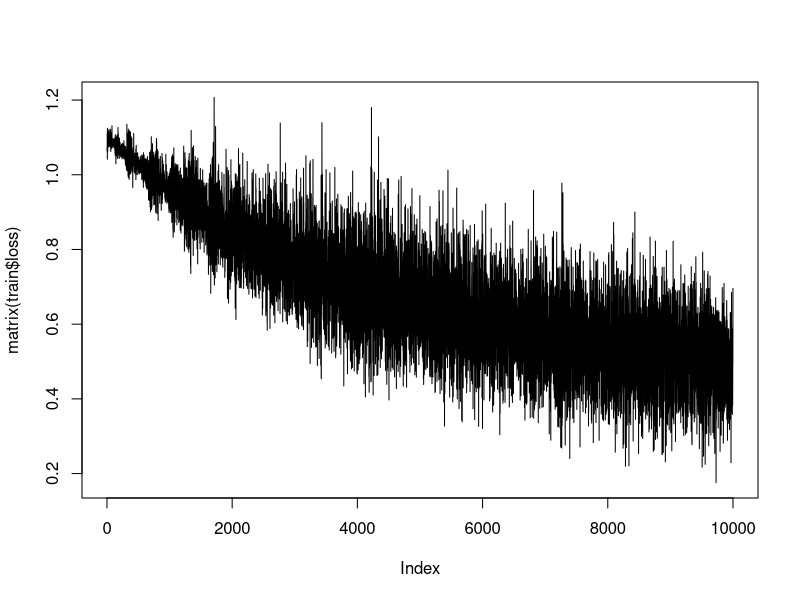

Here is the R script that generated this plot:
# Sophie Bata-Madden s2037949, Cameron Donnelly s2018520, Nala Krisnanda s2587290

#Contributions:
# Sophie:  33.3% 
# Cameron:  33.3%
# Nala: 33.3%

#### Code Overview:
# 
# 
# 

cross_entropy <- function(yhat, y) {
  k_true <- cbind(y, seq_along(y))
  return(-sum(log(yhat[k_true]))/length(y))
}

softmax <- function(mat) {
  exp_mat <- exp(mat)
  exp_mat_colsum <- colSums(exp_mat)
  return(t(t(exp_mat)/exp_mat_colsum))
}

relu <- function (mat){
  mat[which(mat<0)] <- 0
  return (mat)
}

#### Function:      netup
# Description: 
# Inputs:       
#     - d        - vector giving the number of nodes in each layer of a network

# Outputs: 
#     - h        - a list of nodes for each layer. 
#                  h[[l]] should be a vector of length d[l] which will contain the node values for layer l.
#     - W        - a list of weight matrices. 
#                  W[[l]] is the weight matrix linking layer l to layer l+1. 
#                  Initialize the elements with U (0, 0.2) random deviates.
#     - b        - a list of offset vectors. 
#                  b[[l]] is the offset vector linking layer l to layer l+1. 
#                  Initialize the elements with U (0, 0.2) random deviates.
netup <- function(d){
  # We construct a list of lists, h, where each sublist h[[i]] is or corresponding length d[i]
  h <- list()
  for (l in 1:length(d)){
    h[[l]] <- rep(0,d[l])
  }
  
  # W is a list of weight matrices, W[[i]] is the weight matrix linking layer i to layer i + 1
  # We initialise the elements with U(0,0.2) random deviates
  
  W <- list() 
  for (l in 1:(length(d)-1)){
    W[[l]] <- matrix(runif(d[l]*d[l+1],0,0.2), nrow=d[l+1], ncol=d[l])
  }
  
  # b is a list of offset vectors, b[[i]] is the offset vector linking layer i to layer i + 1
  # We initialise the elements with U(0,0.2) random deviates
  b <- list() 
  for (l in 1:(length(d)-1)){
    b[[l]] <- runif(d[l+1],0,0.2)
  }

  return(list(h = h, W = W, b = b))          
}

#### Function:                 forward
# Description:                 the function computes the remaining node values implied by inp, andr eturn the updated network list (as the only return object).
# Inputs:       
#     - nn                   -  a network list as returned by netup.
#     - inp                  -  a vector of input values for the first layer.

# Outputs: 
#     - h        - a list of nodes for each layer. 
#                  h[[l]] should be a vector of length d[l] which will contain the node values for layer l.
#     - W        - a list of weight matrices. 
#                  W[[l]] is the weight matrix linking layer l to layer l+1. 
#                  Initialize the elements with U (0, 0.2) random deviates.
#     - b        - a list of offset vectors. 
#                  b[[l]] is the offset vector linking layer l to layer l+1. 
#                  Initialize the elements with U (0, 0.2) random deviates.

forward <- function(nn, inp){
  h <- nn$h
  W <- nn$W
  b <- nn$b 

  h[[1]] <- t(inp)

  for(l in 1:(length(h)-1)){
    # calculate h_l+1 = weight * t(h_l)
    h[[l+1]] <- W[[l]] %*% h[[l]] + b[[l]]

    # # Add bias
    # h[[l+1]] <- sweep(h[[l+1]], 1, b[[l]])

    # Apply activation function
    ## if it is the last layer then we apply softmax activation function (eq.2)
    if(l+1 == length(h)){
      h[[l+1]] <- softmax(h[[l+1]])
    }
    ## if it is not the last layer we apply relu activation function (eq.1)
    else{
      h[[l+1]] <- relu(h[[l+1]])
    }
  }

  return(list(h = h, W = W, b = b))
}



#### Function:      backward
# Description: 
# Inputs:       
#     - nn        - returned from forward
#     - k         - the output class of the input

# Outputs: 
#     - h        - a list of nodes for each layer. 
#                  h[[l]] should be a vector of length d[l] which will contain the node values for layer l.
#     - W        - a list of weight matrices. 
#                  W[[l]] is the weight matrix linking layer l to layer l+1. 
#                  Initialize the elements with U (0, 0.2) random deviates.
#     - b        - a list of offset vectors. 
#                  b[[l]] is the offset vector linking layer l to layer l+1. 
#                  Initialize the elements with U (0, 0.2) random deviates.
#     - dh       - derivatives with respect to the nodes
#     - dW       - derivatives with respect to the weights
#     - db       - derivatives with respect to the offsets

backward <- function(nn, k){
  h <- nn$h
  W <- nn$W
  b <- nn$b
  dh <- h
  dW <- W
  db <- b
  
  # We compute the derivative of the loss for k w.r.t. h[[L]][j]
  # Where L is the output layer and j is the jth node in the output layer
  # L_nodes <- length(h[[length(h)]]) # number of nodes in the output layer
  L <- length(h)
  # for (j in range(L_nodes)){ # for each node in the output layer
  #   dh_L <- exp(h[[L]][j])/(sum(exp(h[[L]]))) # derivative of the loss for k w.r.t. h[[L]][j]
    
  #   if (j == k){
  #     dh[[L]][j] <- dh_L - 1
  #   } else {
  #     dh[[L]][j] <- dh_L
  #   }
  # }

  # derivative of the output layer
  dh[[L]] <- softmax(h[[L]])

  k_true <- cbind(k, seq_along(k))
  dh[[L]][k_true] <- dh[[L]][k_true]-1
  
  for (j in (L-1):1){
    d <- dh[[j+1]]
    d[which(dh[[j+1]]<=0)] <- 0

    dh[[j]] <- t(W[[j]]) %*% d
    db[[j]] <- d
    dW[[j]] <- d %*% t(h[[j]])
  }
  
  return(list(h = h, W = W, b = b, dh = dh, dW = dW, db = db))
}


#### Function:      train
# Description: 
# Inputs:       
#     - nn        - returned from forward
#     - inp       - 
#     - k 
#     - eta       - step size
#     - mb        - number of data to randomly sample to compute the gradient
#     - nstep     - number of optimization steps to take

# Outputs: 
#     - ?
train <- function(nn, inp, k, eta=.1, mb=10, nstep=10000) {
  loss <- list()
  for (step in (1:nstep)) {
    inp_row <- sample(nrow(inp),mb)
    nn <- forward(nn, inp[inp_row, ])
    nn <- backward(nn, k[inp_row])
    for(i in (1:length(nn$W))){
      nn$W[[i]] <- nn$W[[i]] - eta * (nn$dW[[i]]/mb) 
      nn$b[[i]] <- nn$b[[i]] - eta * rowMeans(nn$db[[i]])
    }
    loss[step] <- cross_entropy(nn$h[[length(nn$h)]], k[inp_row])
    # print(cross_entropy(nn$h[[length(h)]], t(k[inp_row,])))
  }
 
  return(list(nn=nn, loss=loss))
}

predict <- function(nn, inp) {
  nn <- forward(nn, inp)
  output <- nn$h[[length(nn$h)]]
  return(as.vector(apply(output, 2, which.max)))
}

accuracy <- function(yhat, y) {
  return(sum(y==yhat)/length(y))
}

# Create a function to convert species labels to binary vectors
generate_iris_label <- function() {
  y <- iris[,5]
  y_bin <- matrix(rep(0, length(y)), nrow=length(y), ncol=1)
  y_bin[which(y=="setosa"),] <- 1
  y_bin[which(y=="versicolor"),] <- 2
  y_bin[which(y=="virginica"),] <- 3
  return(y_bin)
}

# Convert the `Species` variable to a matrix of binary representations
X <- iris[,(1:4)]
y <- generate_iris_label()

test_index <- seq(5, dim(X)[1], length=dim(X)[1]%/%5)
X_train <- X[-test_index,]
y_train <- y[-test_index,]

X_test <- X[test_index,]
y_test <- y[test_index,]

nn <- netup(c(4,8,7,3))
train <- train(nn, X_train, y_train)
plot(matrix(train$loss), type='l')

nn <- train$nn
yhat <- predict(nn, X_test)
print(accuracy(y_test, yhat))
